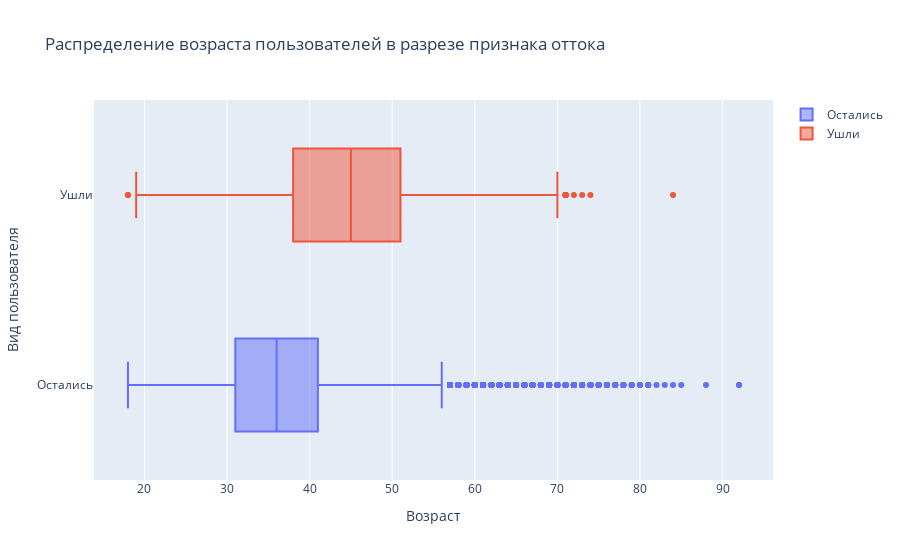

The notebook cell saved with this chart:
### Markdown cell above
<center>Задание 9.4 Распределение возраста пользователей в разрезе признака оттока</center>

### Code cell
churn_group_1 = churn_data.copy() # создание копии данных

box_data = churn_group_1[['Exited','Age']]

fig = go.Figure()
fig.add_trace(go.Box(x=box_data[box_data['Exited'] == 0]['Age'], name='Остались'))
fig.add_trace(go.Box(x=box_data[box_data['Exited'] == 1]['Age'], name='Ушли'))
fig.update_layout(title="Распределение возраста пользователей в разрезе признака оттока",
                  yaxis_title="Вид пользователя",
                  xaxis_title="Возраст")
fig.show()

### Figure 1 — Plotly figure (JSON) as saved in the notebook; plotly's stock layout.template omitted (floating-point values rounded to 4 significant figures; data arrays with more than 128 entries replaced by an {"elided": "..."} marker saying what was removed)
{"data": [{"name": "Остались", "type": "box", "x": {"elided": "7963 int values"}}, {"name": "Ушли", "type": "box", "x": {"elided": "2037 int values"}}], "layout": {"title": {"text": "Распределение возраста пользователей в разрезе признака оттока"}, "xaxis": {"title": {"text": "Возраст"}}, "yaxis": {"title": {"text": "Вид пользователя"}}}}
